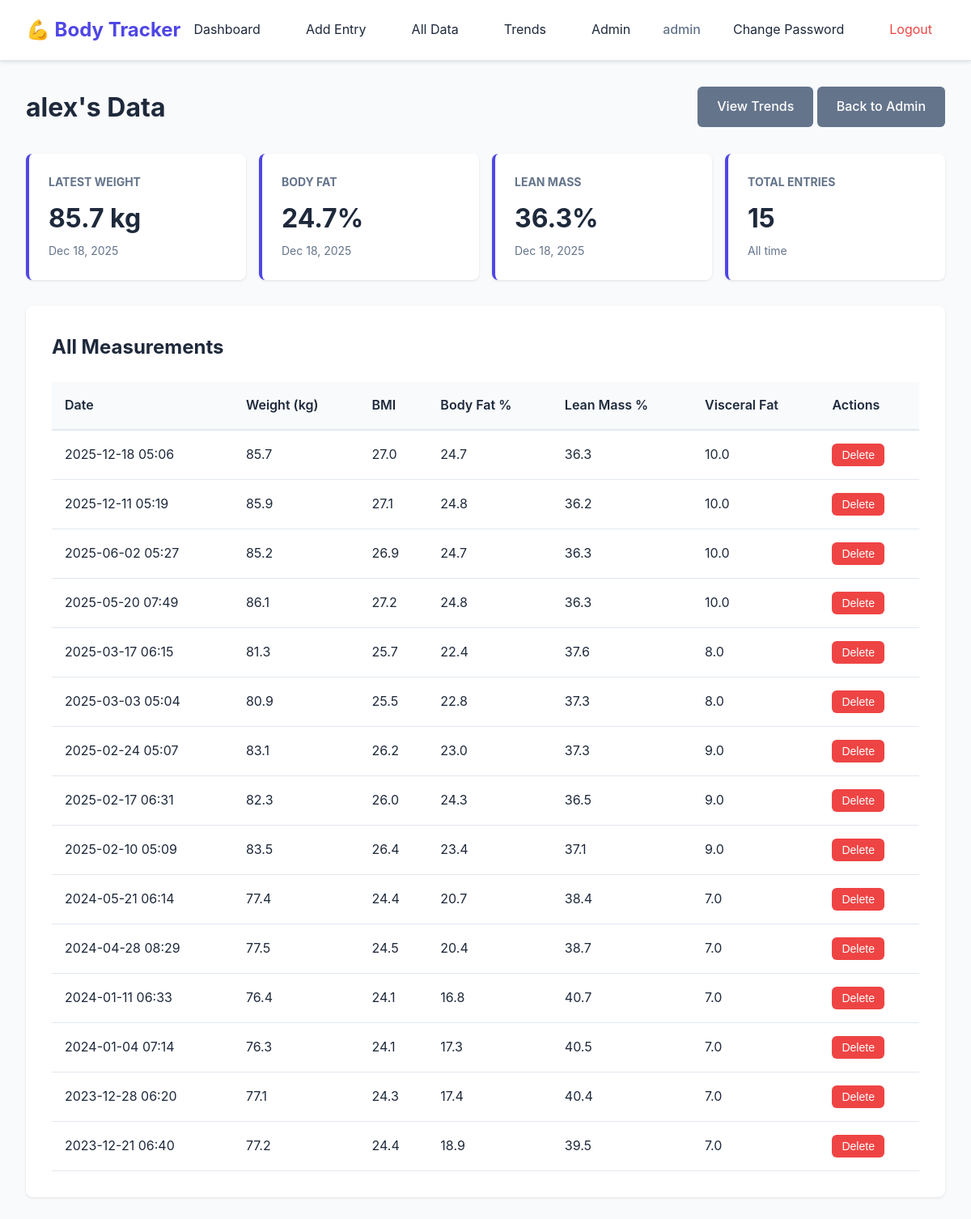
The app's page /admin/view-user/4 (signed in) with its own data.
### app.py (models this page shows, shortened)
class User(db.Model):
    id = db.Column(db.Integer, primary_key=True)
    username = db.Column(db.String(80), unique=True, nullable=False)
    password_hash = db.Column(db.String(200), nullable=False)
    is_admin = db.Column(db.Boolean, default=False)
    benchmark_measurement_id = db.Column(db.Integer, nullable=True)
    measurements = db.relationship('Measurement', backref='user', lazy=True, cascade='all, delete-orphan', foreign_keys='Measurement.user_id')

class Measurement(db.Model):
    id = db.Column(db.Integer, primary_key=True)
    user_id = db.Column(db.Integer, db.ForeignKey('user.id'), nullable=False)
    timestamp = db.Column(db.DateTime, nullable=False, default=datetime.utcnow)
    weight = db.Column(db.Float, nullable=False)
    bmi = db.Column(db.Float, nullable=False)
    body_fat_percentage = db.Column(db.Float, nullable=False)
    visceral_fat_index = db.Column(db.Float, nullable=False)
    lean_mass_percentage = db.Column(db.Float, nullable=False)
    waist_circumference = db.Column(db.Float, nullable=True)
    hip_circumference = db.Column(db.Float, nullable=True)
    bicep_circumference = db.Column(db.Float, nullable=True)
    thigh_circumference = db.Column(db.Float, nullable=True)
    chest_circumference = db.Column(db.Float, nullable=True)

### app.py (the view)
@app.route('/admin/view-user/<int:user_id>')
@admin_required
def view_user(user_id):
    user = User.query.get_or_404(user_id)
    measurements = Measurement.query.filter_by(user_id=user_id).order_by(Measurement.timestamp.desc()).all()
    return render_template('view_user.html', user=user, measurements=measurements)

### app.py (called while the page is built)
def admin_required(f):
    @wraps(f)
    def decorated_function(*args, **kwargs):
        if 'user_id' not in session:
            flash('Please log in to access this page.', 'warning')
            return redirect(url_for('login'))
        user = User.query.get(session['user_id'])
        if not user.is_admin:
            flash('Admin access required.', 'danger')
            return redirect(url_for('dashboard'))
        return f(*args, **kwargs)
    return decorated_function

### templates/view_user.html (shortened to what this page needs)
{% extends "base.html" %}
{% block content %}
<div class="dashboard">
    <div class="dashboard-header">
        <h1>{{ user.username }}'s Data</h1>
        <div>
            <a href="{{ url_for('trends') }}?user_id={{ user.id }}" class="btn btn-secondary">View Trends</a>
            <a href="{{ url_for('admin_panel') }}" class="btn btn-secondary">Back to Admin</a>
        </div>
    </div>
    {% if measurements %}
        <div class="stats-summary">
            <div class="stat-card">
                <h3>Latest Weight</h3>
                <p class="stat-value">{{ "%.1f"|format(measurements[0].weight) }} kg</p>
                <p class="stat-date">{{ measurements[0].timestamp.strftime('%b %d, %Y') }}</p>
            </div>
            <div class="stat-card">
                <h3>Body Fat</h3>
                <p class="stat-value">{{ "%.1f"|format(measurements[0].body_fat_percentage) }}%</p>
                <p class="stat-date">{{ measurements[0].timestamp.strftime('%b %d, %Y') }}</p>
            </div>
            <div class="stat-card">
                <h3>Lean Mass</h3>
                <p class="stat-value">{{ "%.1f"|format(measurements[0].lean_mass_percentage) }}%</p>
                <p class="stat-date">{{ measurements[0].timestamp.strftime('%b %d, %Y') }}</p>
            </div>
            <div class="stat-card">
                <h3>Total Entries</h3>
                <p class="stat-value">{{ measurements|length }}</p>
                <p class="stat-date">All time</p>
            </div>
        </div>
        <div class="card">
            <h2>All Measurements</h2>
            <div class="table-container">
                <table class="data-table">
                    <thead>
                        <tr>
                            <th>Date</th>
                            <th>Weight (kg)</th>
                            <th>BMI</th>
                            <th>Body Fat %</th>
                            <th>Lean Mass %</th>
                            <th>Visceral Fat</th>
                            <th>Actions</th>
                        </tr>
                    </thead>
                    <tbody>
                        {% for m in measurements %}
                        <tr>
                            <td>{{ m.timestamp.strftime('%Y-%m-%d %H:%M') }}</td>
                            <td>{{ "%.1f"|format(m.weight) }}</td>
                            <td>{{ "%.1f"|format(m.bmi) }}</td>
                            <td>{{ "%.1f"|format(m.body_fat_percentage) }}</td>
                            <td>{{ "%.1f"|format(m.lean_mass_percentage) }}</td>
                            <td>{{ "%.1f"|format(m.visceral_fat_index) }}</td>
                            <td>
                                <form method="POST" action="{{ url_for('delete_measurement', measurement_id=m.id) }}" style="display: inline;" onsubmit="return confirm('Are you sure you want to delete this measurement?');">
                                    <button type="submit" class="btn btn-small btn-danger">Delete</button>
                                </form>
                            </td>
                        </tr>
                        {% endfor %}
                    </tbody>
                </table>
            </div>
        </div>
    {% else %}
        <div class="empty-state">
            <h2>No measurements yet</h2>
            <p>This user hasn't added any measurements.</p>
        </div>
    {% endif %}
</div>
{% endblock %}

### templates/base.html (shortened to what this page needs)
<!DOCTYPE html>
<html lang="en">
<head>
    <link rel="stylesheet" href="{{ url_for('static', filename='css/style.css') }}?v=20260107e">
</head>
<body>
    <nav class="navbar">
        <div class="nav-container">
            <a href="{{ url_for('dashboard') }}" class="nav-brand">💪 Body Tracker</a>
            <div class="nav-menu">
                {% if session.user_id %}
                    <a href="{{ url_for('dashboard') }}" class="nav-link">Dashboard</a>
                    <a href="{{ url_for('add_measurement') }}" class="nav-link">Add Entry</a>
                    <a href="{{ url_for('all_data') }}" class="nav-link">All Data</a>
                    <a href="{{ url_for('trends') }}" class="nav-link">Trends</a>
                    {% if session.is_admin %}
                        <a href="{{ url_for('admin_panel') }}" class="nav-link">Admin</a>
                    {% endif %}
                    <span class="nav-user">{{ session.username }}</span>
                    <a href="{{ url_for('change_password') }}" class="nav-link">Change Password</a>
                    <a href="{{ url_for('logout') }}" class="nav-link nav-logout">Logout</a>
                {% endif %}
            </div>
        </div>
    </nav>
    <div class="container">
        {% block content %}{% endblock %}
    </div>
</body>
</html>

### static/css/style.css (style rules this page uses)
:root { --primary: #4f46e5; --primary-dark: #4338ca; --secondary: #64748b; --success: #10b981; --danger: #ef4444; --warning: #f59e0b; --info: #3b82f6; --light: #f8fafc; --dark: #1e293b; --border: #e2e8f0; --shadow: rgba(0, 0, 0, 0.1); }
* { margin: 0; padding: 0; box-sizing: border-box; }
body { font-family: -apple-system, BlinkMacSystemFont, 'Segoe UI', Roboto, 'Helvetica Neue', Arial, sans-serif; background-color: var(--light); color: var(--dark); line-height: 1.6; }
.navbar { background-color: white; border-bottom: 1px solid var(--border); padding: 1rem 0; box-shadow: 0 2px 4px var(--shadow); }
.nav-container { max-width: 1200px; margin: 0 auto; padding: 0 2rem; display: flex; justify-content: space-between; align-items: center; }
.nav-brand { font-size: 1.5rem; font-weight: bold; color: var(--primary); text-decoration: none; }
.nav-menu { display: flex; gap: 1.5rem; align-items: center; }
.nav-link { color: var(--dark); text-decoration: none; padding: 0.5rem 1rem; border-radius: 0.375rem; transition: background-color 0.2s; }
.nav-user { color: var(--secondary); font-weight: 500; }
.nav-logout { color: var(--danger); }
.container { max-width: 1200px; margin: 2rem auto; padding: 0 2rem; }
.card { background: white; border-radius: 0.5rem; padding: 2rem; margin-bottom: 2rem; box-shadow: 0 1px 3px var(--shadow); }
.card h2 { margin-bottom: 1.5rem; color: var(--dark); }
.btn { padding: 0.75rem 1.5rem; border: none; border-radius: 0.375rem; font-size: 1rem; font-weight: 500; cursor: pointer; text-decoration: none; display: inline-block; transition: all 0.2s; text-align: center; }
.btn-secondary { background-color: var(--secondary); color: white; }
.btn-danger { background-color: var(--danger); color: white; }
.btn-small { padding: 0.375rem 0.75rem; font-size: 0.875rem; }
.dashboard-header { display: flex; justify-content: space-between; align-items: center; margin-bottom: 2rem; }
.dashboard-header h1 { color: var(--dark); }
.stats-summary { display: grid; grid-template-columns: repeat(auto-fit, minmax(200px, 1fr)); gap: 1rem; margin-bottom: 2rem; }
.stat-card { background: white; padding: 1.5rem; border-radius: 0.5rem; box-shadow: 0 1px 3px var(--shadow); border-left: 4px solid var(--primary); }
.stat-card h3 { font-size: 0.875rem; color: var(--secondary); margin-bottom: 0.5rem; text-transform: uppercase; }
.stat-value { font-size: 2rem; font-weight: bold; color: var(--dark); margin-bottom: 0.25rem; }
.stat-date { font-size: 0.875rem; color: var(--secondary); }
.table-container { overflow-x: auto; }
.data-table { width: 100%; border-collapse: collapse; }
.data-table thead { background-color: var(--light); }
.data-table th { padding: 1rem; text-align: left; font-weight: 600; color: var(--dark); border-bottom: 2px solid var(--border); }
.data-table td { padding: 1rem; border-bottom: 1px solid var(--border); }

### records on screen
User: username "admin"
User: username "alex"
Measurement: weight "85.7", timestamp "Dec 18, 2025", body_fat_percentage "24.7", lean_mass_percentage "36.3", timestamp "2025-12-18 05:06", bmi "27.0", visceral_fat_index "10.0"
Measurement: timestamp "2025-12-11 05:19", weight "85.9", bmi "27.1", body_fat_percentage "24.8", lean_mass_percentage "36.2", visceral_fat_index "10.0"
Measurement: timestamp "2025-06-02 05:27", weight "85.2", bmi "26.9", body_fat_percentage "24.7", lean_mass_percentage "36.3", visceral_fat_index "10.0"
Measurement: timestamp "2025-05-20 07:49", weight "86.1", bmi "27.2", body_fat_percentage "24.8", lean_mass_percentage "36.3", visceral_fat_index "10.0"
Measurement: timestamp "2025-03-17 06:15", weight "81.3", bmi "25.7", body_fat_percentage "22.4", lean_mass_percentage "37.6", visceral_fat_index "8.0"
Measurement: timestamp "2025-03-03 05:04", weight "80.9", bmi "25.5", body_fat_percentage "22.8", lean_mass_percentage "37.3", visceral_fat_index "8.0"
Measurement: timestamp "2025-02-24 05:07", weight "83.1", bmi "26.2", body_fat_percentage "23.0", lean_mass_percentage "37.3", visceral_fat_index "9.0"
Measurement: timestamp "2025-02-17 06:31", weight "82.3", bmi "26.0", body_fat_percentage "24.3", lean_mass_percentage "36.5", visceral_fat_index "9.0"
Measurement: timestamp "2025-02-10 05:09", weight "83.5", bmi "26.4", body_fat_percentage "23.4", lean_mass_percentage "37.1", visceral_fat_index "9.0"
Measurement: timestamp "2024-05-21 06:14", weight "77.4", bmi "24.4", body_fat_percentage "20.7", lean_mass_percentage "38.4", visceral_fat_index "7.0"
Measurement: timestamp "2024-04-28 08:29", weight "77.5", bmi "24.5", body_fat_percentage "20.4", lean_mass_percentage "38.7", visceral_fat_index "7.0"
Measurement: timestamp "2024-01-11 06:33", weight "76.4", bmi "24.1", body_fat_percentage "16.8", lean_mass_percentage "40.7", visceral_fat_index "7.0"
Measurement: timestamp "2024-01-04 07:14", weight "76.3", bmi "24.1", body_fat_percentage "17.3", lean_mass_percentage "40.5", visceral_fat_index "7.0"
Measurement: timestamp "2023-12-28 06:20", weight "77.1", bmi "24.3", body_fat_percentage "17.4", lean_mass_percentage "40.4", visceral_fat_index "7.0"
Measurement: timestamp "2023-12-21 06:40", weight "77.2", bmi "24.4", body_fat_percentage "18.9", lean_mass_percentage "39.5", visceral_fat_index "7.0"

### other values on screen
{{ measurements|length }} "15"
